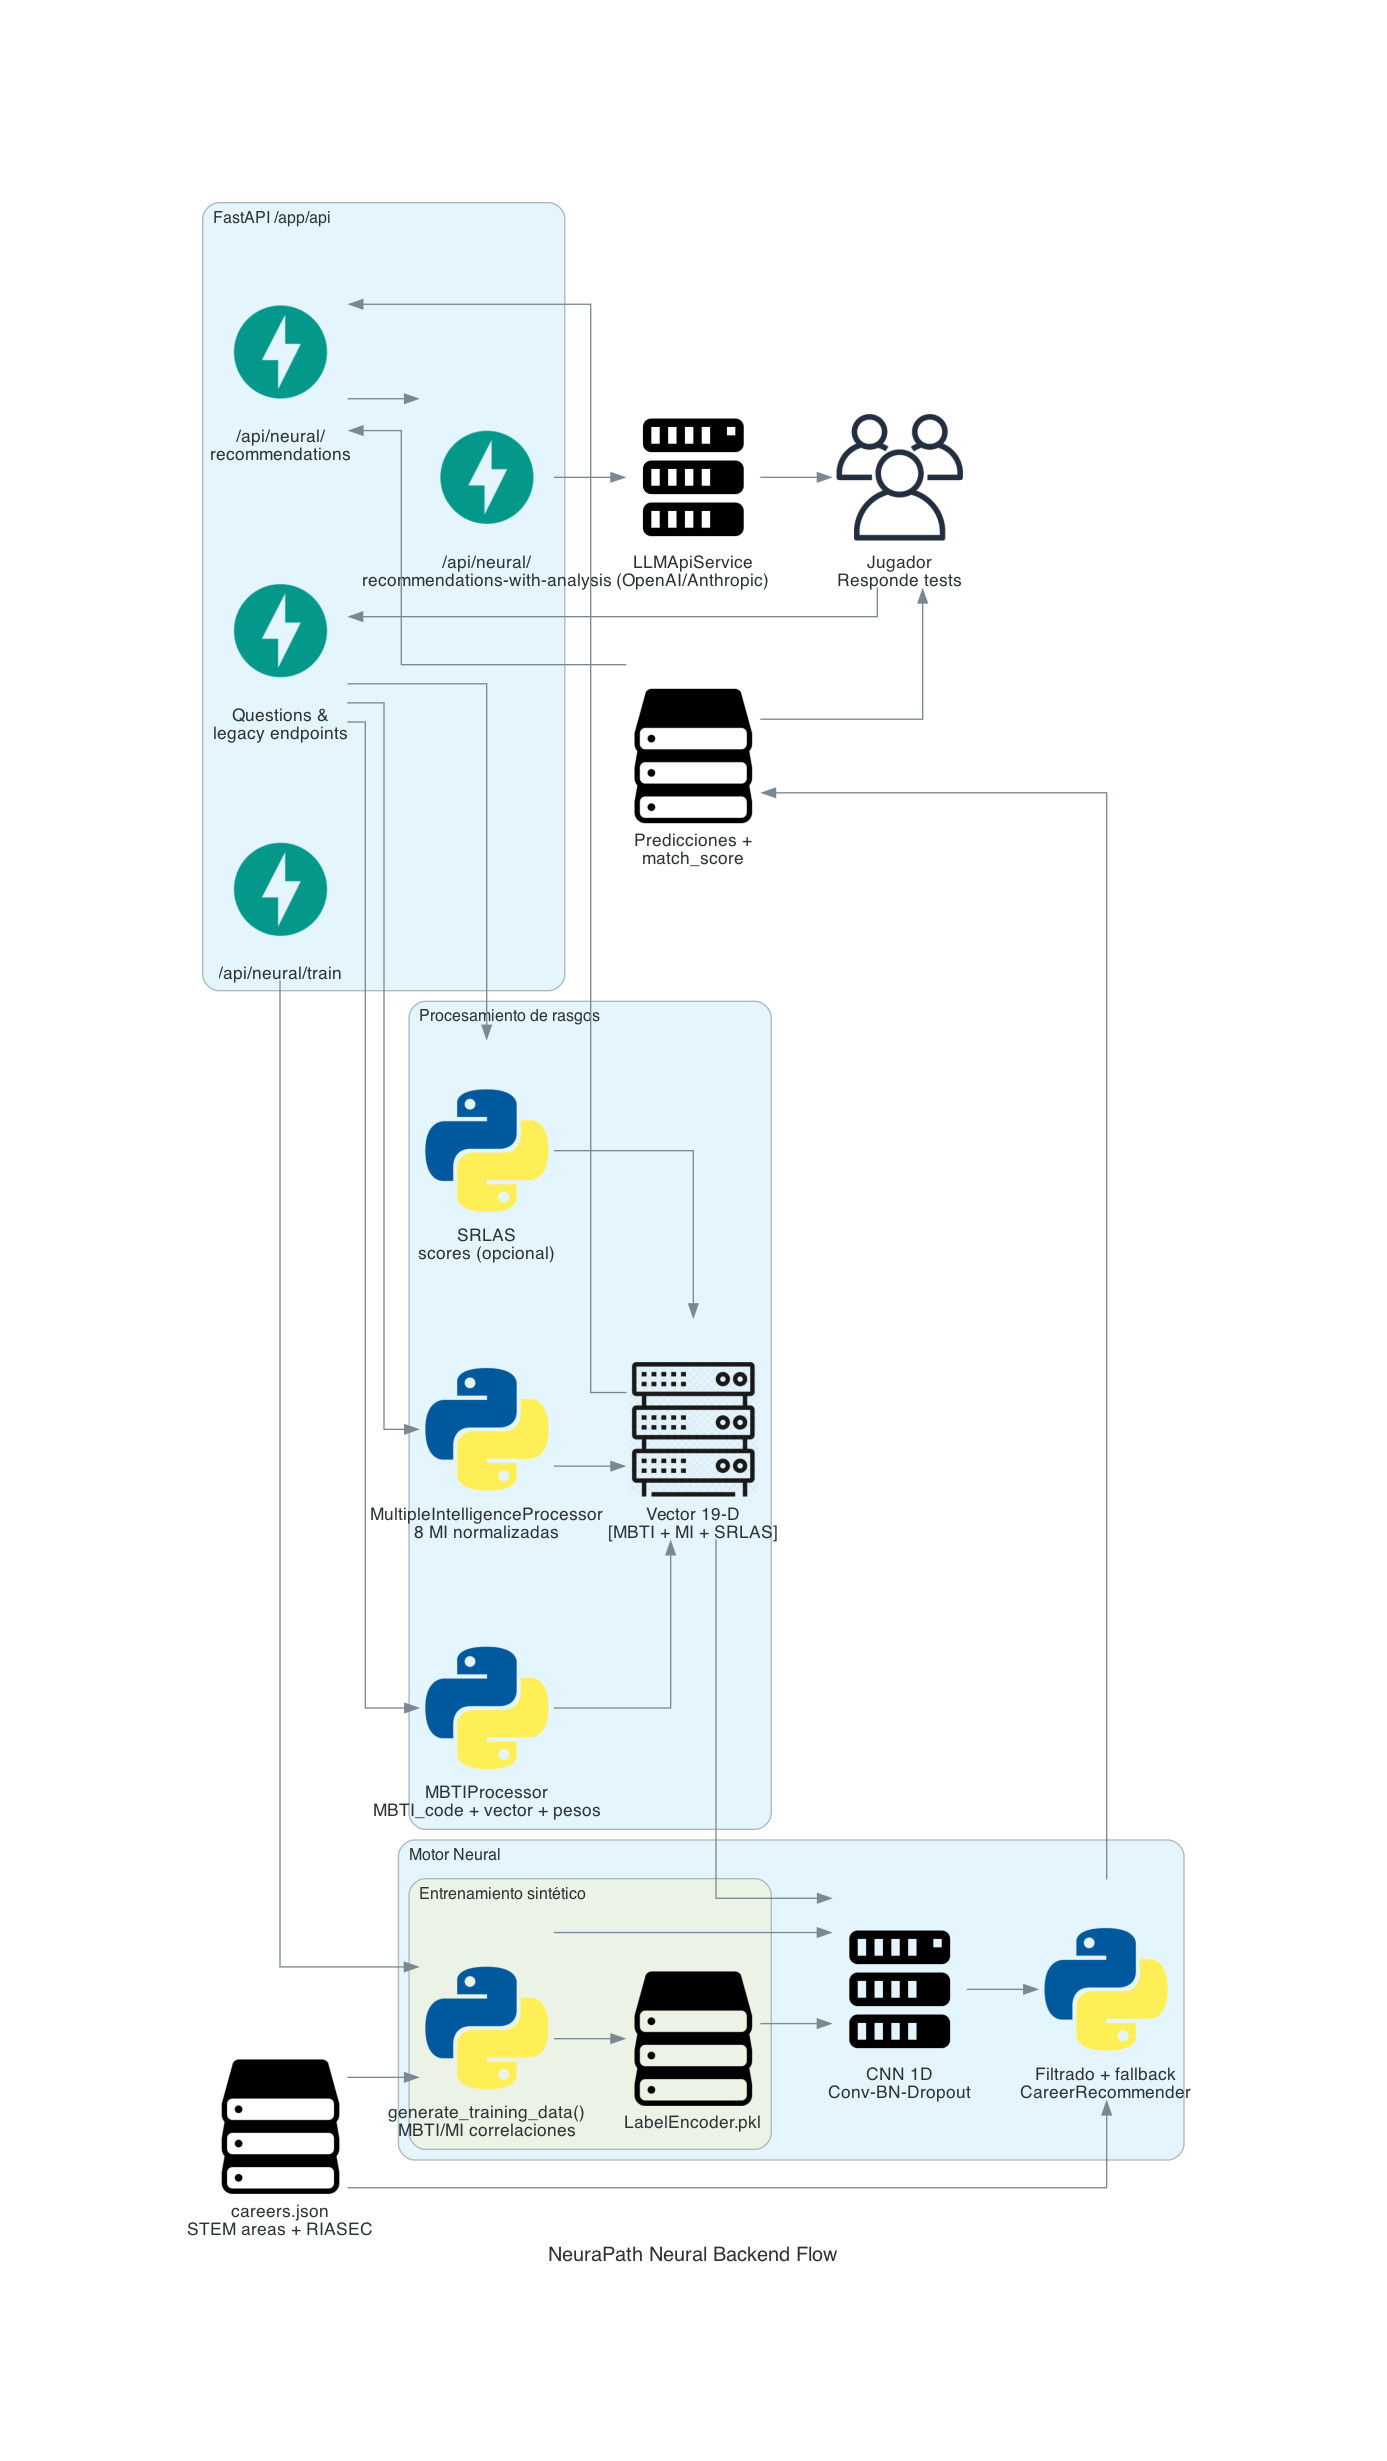

This figure's Python source:
"""
Diagram del flujo completo del backend neural de NeuraPath.

Requiere instalar la librería `diagrams`:
    pip install diagrams

Genera un PNG en docs/diagrams/neural_backend_flow.png
"""

from diagrams import Cluster, Diagram
from diagrams.onprem.client import Users
from diagrams.programming.framework import FastAPI
from diagrams.programming.language import Python
from diagrams.onprem.compute import Server
from diagrams.generic.compute import Rack
from diagrams.generic.storage import Storage


with Diagram(
    "NeuraPath Neural Backend Flow",
    filename="docs/diagrams/neural_backend_flow",
    show=False,
    outformat="png",
):
    user = Users("Jugador\nResponde tests")

    with Cluster("FastAPI /app/api"):
        questions_api = FastAPI("Questions &\nlegacy endpoints")
        neural_api = FastAPI("/api/neural/\nrecommendations")
        analysis_api = FastAPI("/api/neural/\nrecommendations-with-analysis")
        train_api = FastAPI("/api/neural/train")

    with Cluster("Procesamiento de rasgos"):
        mbti_proc = Python("MBTIProcessor\nMBTI_code + vector + pesos")
        mi_proc = Python("MultipleIntelligenceProcessor\n8 MI normalizadas")
        srlas_proc = Python("SRLAS\nscores (opcional)")
        feature_vector = Rack("Vector 19-D\n[MBTI + MI + SRLAS]")

    with Cluster("Motor Neural"):
        with Cluster("Entrenamiento sintético"):
            synthetic_data = Python("generate_training_data()\nMBTI/MI correlaciones")
            label_encoder = Storage("LabelEncoder.pkl")
        cnn_model = Server("CNN 1D\nConv-BN-Dropout")
        filter_stage = Python("Filtrado + fallback\nCareerRecommender")

    careers_store = Storage("careers.json\nSTEM areas + RIASEC")
    metadata = Storage("Predicciones +\nmatch_score")
    llm_api = Server("LLMApiService\n(OpenAI/Anthropic)")

    user >> questions_api
    questions_api >> mbti_proc
    questions_api >> mi_proc
    questions_api >> srlas_proc

    mbti_proc >> feature_vector
    mi_proc >> feature_vector
    srlas_proc >> feature_vector

    feature_vector >> neural_api
    feature_vector >> cnn_model

    train_api >> synthetic_data >> cnn_model
    synthetic_data >> label_encoder
    label_encoder >> cnn_model

    careers_store >> synthetic_data
    careers_store >> filter_stage

    cnn_model >> filter_stage
    filter_stage >> metadata
    metadata >> neural_api

    neural_api >> analysis_api
    analysis_api >> llm_api
    llm_api >> user
    metadata >> user
